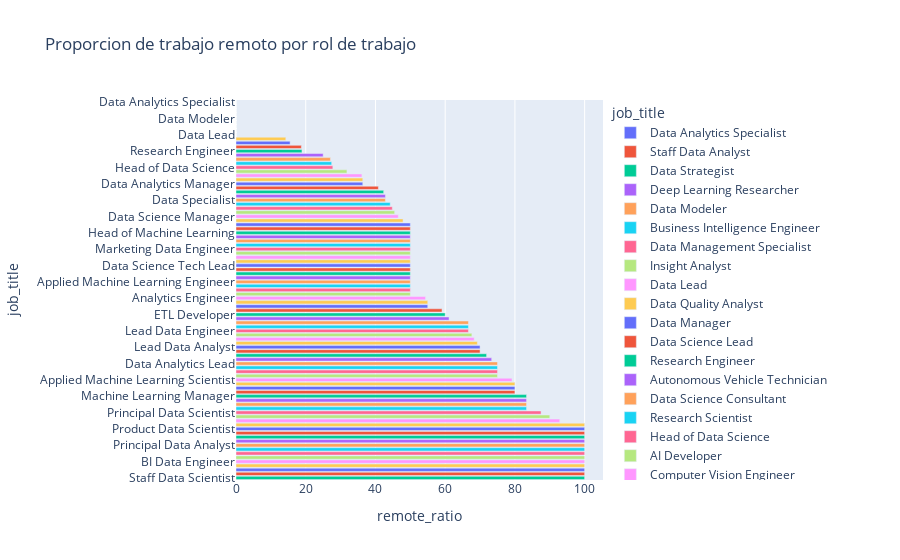

The cell this chart's notebook holds for it:
### Markdown cell above
### ¿Cuál es la proporción de trabajo remoto entre diferentes roles de trabajo?

### Code cell
average_remote_ratio_per_job = df.groupby(["job_title"])["remote_ratio"].mean().reset_index()
average_remote_ratio_per_job = average_remote_ratio_per_job.sort_values(by="remote_ratio", ascending=True)
fig = px.bar(average_remote_ratio_per_job, x='remote_ratio', y='job_title', color='job_title', title = 'Proporcion de trabajo remoto por rol de trabajo')
fig.show()
